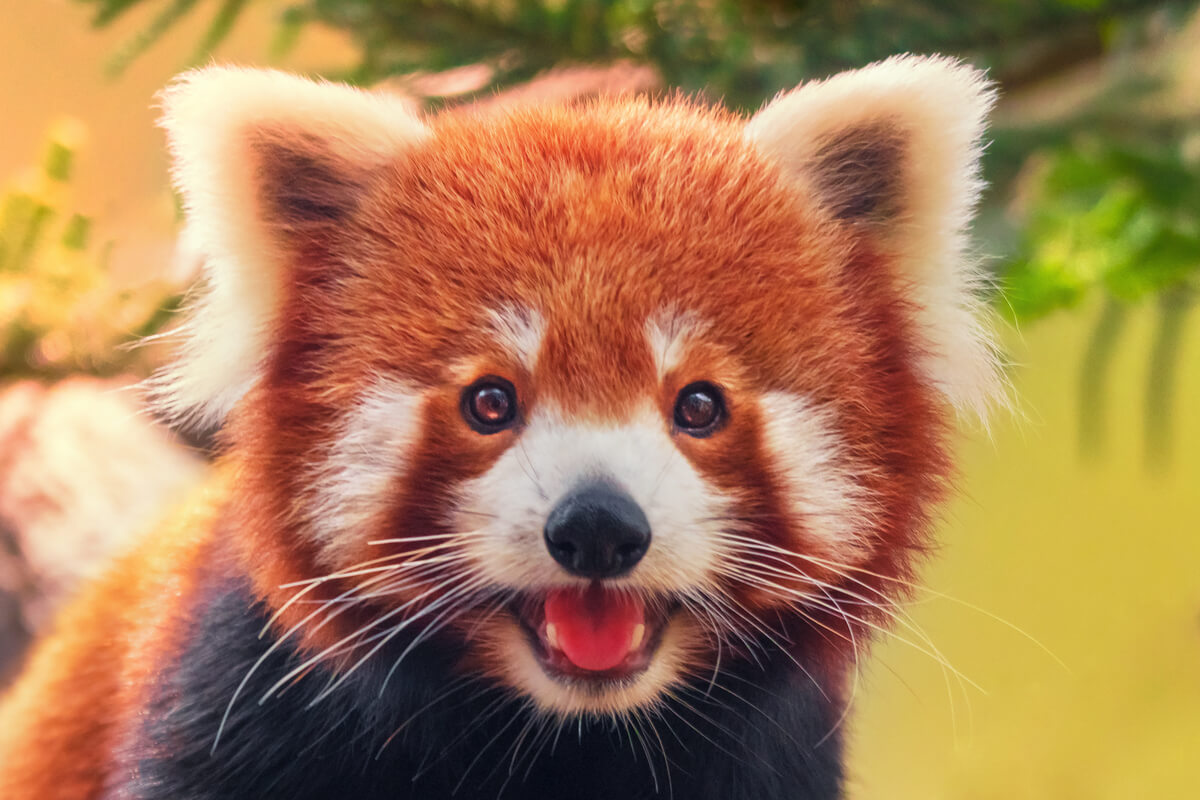
#> input picture Sepia_Filter/pandaR.jpg, 1200 x 800 px
$ python filtro.py
#> lines starting #> are read from the running program, lines starting #| are printed output that depends on the picture
#> further down, img is the input picture: PIL image 1200x800 RGB; mean R, G, B 169.6, 128.2, 85.8
'''Librería para el manejo de la imagen
Para el manejo de la imagen y los pixeles de la misma se puede usar una libería
ya que esto se va a hacer de otra forma (ya conocida) en Cpulator
'''

# Debo cambiar la lista de los pixeles?

from PIL import Image
#from mult import multiplicar
#from div import division

def sepia_filter(img_sepia):

    pixelList =[] # Variable para guardar los pixeles de la imagen en una list
    newPixelList = [] # Varaibles para guardar los pixeles con el filtro

    width, height = img_sepia.size # Obtiene el tamaño de la imagen
#> width = 1200; height = 800
    pixels = img_sepia.load() # Crea un objeto de pixeles

    # Guardar los pixeles en una lista
    for y in range(height):
        for x in range(width):
            pixelList.append(pixels[x,y])
#> after the loop, pixelList = 960000 items


    # Aplicar el filtro
    for py in range(height):
        for px in range(width):
            r, g, b = img_sepia.getpixel((px, py)) # Cambiarlo para que sean los de la lista

            # Valores predefinidos para crear el filtro
            # Valores para el rojo
            rr = 393
            rg = 769
            rb = 189

            # Valores para el verde
            gr = 349
            gg = 686
            gb = 168

            # Valores para el azul
            br = 272
            bg = 534
            bb = 131


            # Operaciones para el filtro
            # Multiplicar
            # Para el rojo
            rojo1 = (r * rr)
            rojo2 = (g * rg)
            rojo3 = (b * rb)

            # Para el verde
            verde1 = r * gr
            verde2 = g * gg
            verde3 = b * gb

            # Para el azul
            azul1 = r * br
            azul2 = g * bg
            azul3 = b * bb

            # Dividir
            # Para el rojo
            rojo1 /= 1000
            rojo2 /= 1000
            rojo3 /= 1000

            # Para el verde
            verde1 /= 1000
            verde2 /= 1000
            verde3 /= 1000

            # Para el azul
            azul1 /= 1000
            azul2 /= 1000
            azul3 /= 1000


            #Arreglar lo del int (usar la otra función de división)
            outputRed = int(rojo1 + rojo2 + rojo3)

            outputGreen = int(verde1 + verde2 + verde3)


            outputBlue = int(azul1 + azul2 + azul3)

            # Asegurar que los valores no excedan 255
            if outputRed > 255:
                outputRed = 255

            if outputGreen > 255:
                outputGreen = 255

            if outputBlue > 255:
                outputBlue = 255

            # Guardar los nuevos pixeles en otra lista lista
            newPixelList.append((outputRed, outputGreen, outputBlue))


            # Edita lo pixeles originales
            pixels[px, py] = (outputRed, outputGreen, outputBlue)
#> after the loop, newPixelList = 960000 items
    return img_sepia

img = Image.open("pandaR.jpg") # Variable para guardar el path de la imagen
img.show() # Muestra la imagen

sepia_img = sepia_filter(img) #Llamada a la función
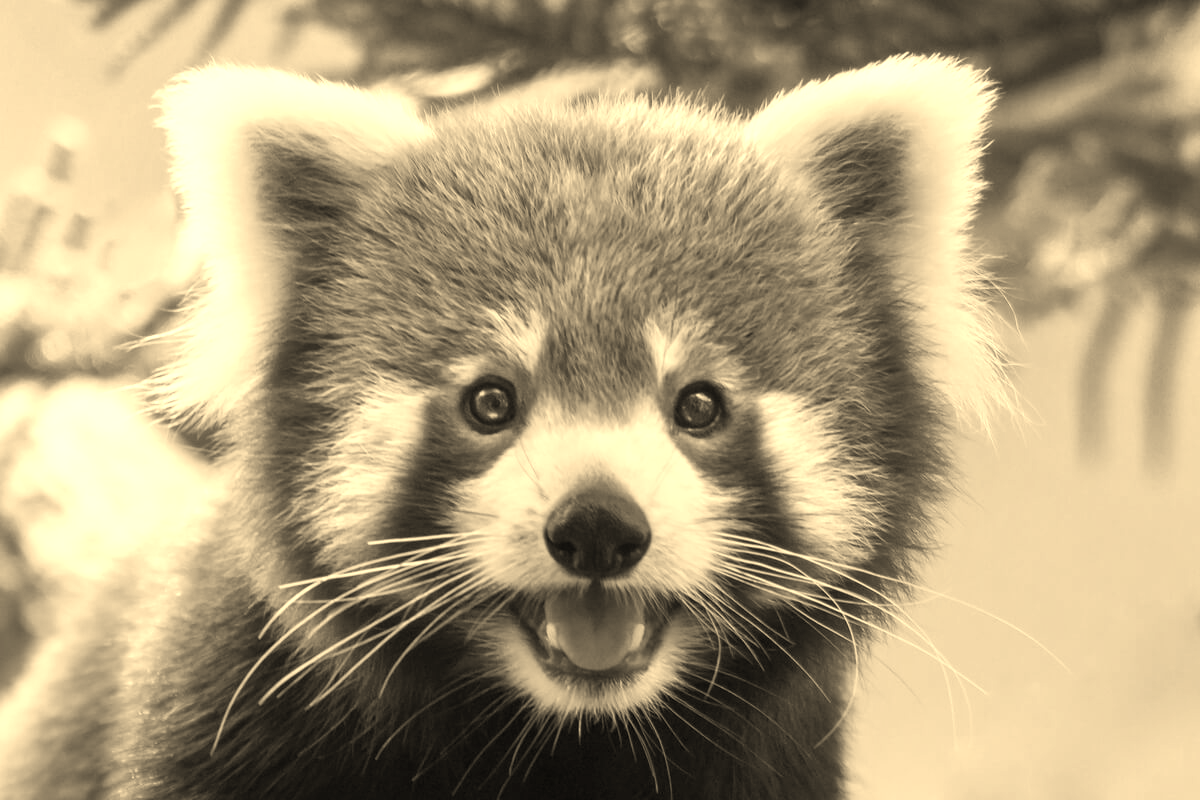
#> sepia_img: PIL image 1200x800 RGB; mean R, G, B 175.8, 159.7, 125.3
sepia_img.show()
